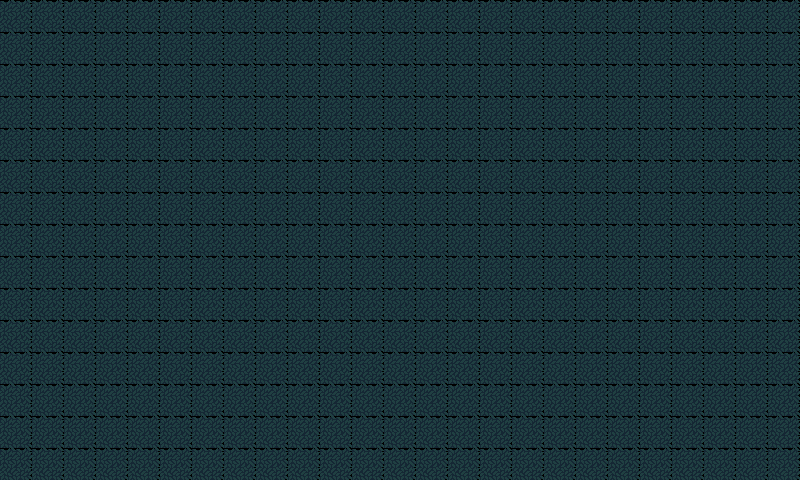

Tiled map render using the project's own tile images. Description and the map definition, with tile-layer contents summarised, below:
An orthogonal 25x15 tile map with 32x32 px tiles, 1 tile layer (Tile Layer 1).

<map version="1.2" tiledversion="1.3.1" orientation="orthogonal" renderorder="right-down" compressionlevel="0" width="25" height="15" tilewidth="32" tileheight="32" infinite="0" nextlayerid="11" nextobjectid="42">
 <tileset firstgid="1" source="jungle.tsx" />
 <layer id="10" name="Tile Layer 1" width="25" height="15">
  <data>[375 cells, 375 non-empty, 1 distinct tile ids]</data>
 </layer>
</map>
